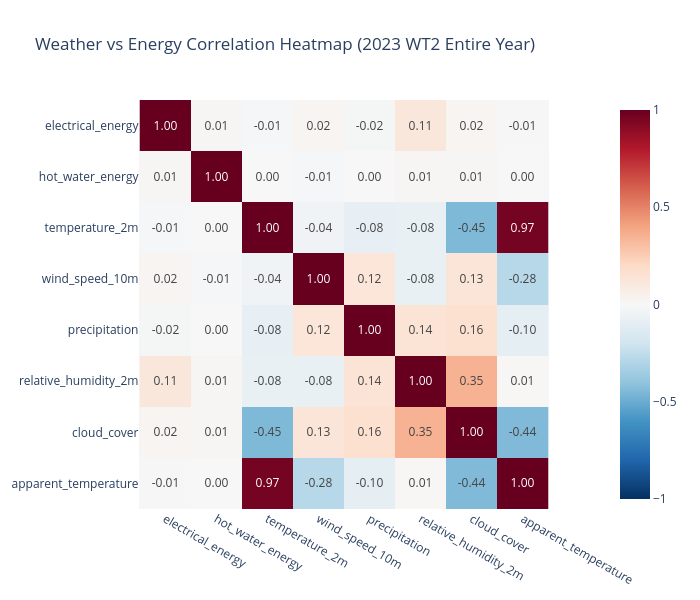

This figure's notebook cell:
### Code cell
fig_07 = create_yearly_heatmap(ams_2023_weather, 2023, 1, 1, 31, 12, "WT2 Entire Year")

fig_07.update_layout(width=700, height=600)
fig_07.show()

### Figure 1 — Plotly figure (JSON) as saved in the notebook; plotly's stock layout.template omitted (floating-point values rounded to 4 significant figures)
{"data": [{"coloraxis": "coloraxis", "hovertemplate": "x: %{x}<br>y: %{y}<br>color: %{z}<extra></extra>", "name": "0", "texttemplate": "%{z:.2f}", "type": "heatmap", "x": ["electrical_energy", "hot_water_energy", "temperature_2m", "wind_speed_10m", "precipitation", "relative_humidity_2m", "cloud_cover", "apparent_temperature"], "xaxis": "x", "y": ["electrical_energy", "hot_water_energy", "temperature_2m", "wind_speed_10m", "precipitation", "relative_humidity_2m", "cloud_cover", "apparent_temperature"], "yaxis": "y", "z": [[1.0, 0.01222, -0.0133, 0.02238, -0.0153, 0.1145, 0.02085, -0.005747], [0.01222, 1.0, -0.001252, -0.00905, -0.00153, 0.01239, 0.0122, 0.001383], [-0.0133, -0.001252, 1.0, -0.04016, -0.08356, -0.07834, -0.447, 0.9651], [0.02238, -0.00905, -0.04016, 1.0, 0.1241, -0.08118, 0.1275, -0.2836], [-0.0153, -0.00153, -0.08356, 0.1241, 1.0, 0.1423, 0.1581, -0.1013], [0.1145, 0.01239, -0.07834, -0.08118, 0.1423, 1.0, 0.3533, 0.006655], [0.02085, 0.0122, -0.447, 0.1275, 0.1581, 0.3533, 1.0, -0.4427], [-0.005747, 0.001383, 0.9651, -0.2836, -0.1013, 0.006655, -0.4427, 1.0]]}], "layout": {"coloraxis": {"cmax": 1, "cmin": -1, "colorscale": [[0, "rgb(5,48,97)"], [0.1, "rgb(33,102,172)"], [0.2, "rgb(67,147,195)"], [0.3, "rgb(146,197,222)"], [0.4, "rgb(209,229,240)"], [0.5, "rgb(247,247,247)"], [0.6, "rgb(253,219,199)"], [0.7, "rgb(244,165,130)"], [0.8, "rgb(214,96,77)"], [0.9, "rgb(178,24,43)"], [1, "rgb(103,0,31)"]]}, "height": 600, "title": {"text": "Weather vs Energy Correlation Heatmap (2023 WT2 Entire Year)"}, "width": 700, "xaxis": {"anchor": "y", "constrain": "domain", "domain": [0, 1], "scaleanchor": "y"}, "yaxis": {"anchor": "x", "autorange": "reversed", "constrain": "domain", "domain": [0, 1]}}}
